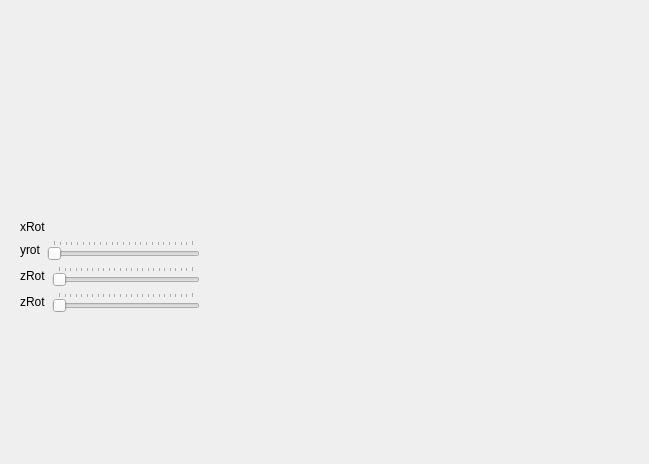
<?xml version="1.0" encoding="UTF-8"?>
<ui version="4.0">
 <class>Window</class>
 <widget class="QWidget" name="Window">
  <property name="geometry">
   <rect>
    <x>0</x>
    <y>0</y>
    <width>649</width>
    <height>464</height>
   </rect>
  </property>
  <property name="windowTitle">
   <string>Window</string>
  </property>
  <widget class="QWidget" name="">
   <property name="geometry">
    <rect>
     <x>9</x>
     <y>9</y>
     <width>202</width>
     <height>314</height>
    </rect>
   </property>
   <layout class="QVBoxLayout" name="verticalLayout">
    <item>
     <widget class="MyGLWidget" name="myGLWidget" native="true">
      <property name="minimumSize">
       <size>
        <width>200</width>
        <height>200</height>
       </size>
      </property>
     </widget>
    </item>
    <item>
     <layout class="QHBoxLayout" name="horizontalLayout_4">
      <item>
       <widget class="QLabel" name="label">
        <property name="text">
         <string>xRot</string>
        </property>
       </widget>
      </item>
     </layout>
    </item>
    <item>
     <layout class="QHBoxLayout" name="horizontalLayout_3">
      <item>
       <widget class="QLabel" name="label_2">
        <property name="text">
         <string>yrot</string>
        </property>
       </widget>
      </item>
      <item>
       <widget class="QSlider" name="rotYSlider">
        <property name="maximum">
         <number>360</number>
        </property>
        <property name="singleStep">
         <number>16</number>
        </property>
        <property name="pageStep">
         <number>15</number>
        </property>
        <property name="orientation">
         <enum>Qt::Horizontal</enum>
        </property>
        <property name="tickPosition">
         <enum>QSlider::TicksAbove</enum>
        </property>
        <property name="tickInterval">
         <number>15</number>
        </property>
       </widget>
      </item>
     </layout>
    </item>
    <item>
     <layout class="QHBoxLayout" name="horizontalLayout_2">
      <item>
       <widget class="QLabel" name="label_3">
        <property name="text">
         <string>zRot</string>
        </property>
       </widget>
      </item>
      <item>
       <widget class="QSlider" name="rotZSlider">
        <property name="maximum">
         <number>360</number>
        </property>
        <property name="singleStep">
         <number>16</number>
        </property>
        <property name="pageStep">
         <number>15</number>
        </property>
        <property name="orientation">
         <enum>Qt::Horizontal</enum>
        </property>
        <property name="tickPosition">
         <enum>QSlider::TicksAbove</enum>
        </property>
        <property name="tickInterval">
         <number>15</number>
        </property>
       </widget>
      </item>
     </layout>
    </item>
    <item>
     <layout class="QHBoxLayout" name="horizontalLayout">
      <item>
       <widget class="QLabel" name="label_4">
        <property name="text">
         <string>zRot</string>
        </property>
       </widget>
      </item>
      <item>
       <widget class="QSlider" name="rotZSlider_2">
        <property name="maximum">
         <number>360</number>
        </property>
        <property name="singleStep">
         <number>16</number>
        </property>
        <property name="pageStep">
         <number>15</number>
        </property>
        <property name="orientation">
         <enum>Qt::Horizontal</enum>
        </property>
        <property name="tickPosition">
         <enum>QSlider::TicksAbove</enum>
        </property>
        <property name="tickInterval">
         <number>15</number>
        </property>
       </widget>
      </item>
     </layout>
    </item>
   </layout>
  </widget>
 </widget>
 <layoutdefault spacing="6" margin="11"/>
 <customwidgets>
  <customwidget>
   <class>MyGLWidget</class>
   <extends>QWidget</extends>
   <header>myglwidget.h</header>
   <container>1</container>
   <slots>
    <slot>setXRotation(int)</slot>
    <slot>setZRotation(int)</slot>
    <slot>setYRotation(int)</slot>
   </slots>
  </customwidget>
 </customwidgets>
 <resources/>
 <connections>
  <connection>
   <sender>rotZSlider</sender>
   <signal>valueChanged(int)</signal>
   <receiver>myGLWidget</receiver>
   <slot>setZRotation(int)</slot>
   <hints>
    <hint type="sourcelabel">
     <x>229</x>
     <y>311</y>
    </hint>
    <hint type="destinationlabel">
     <x>227</x>
     <y>202</y>
    </hint>
   </hints>
  </connection>
  <connection>
   <sender>rotYSlider</sender>
   <signal>valueChanged(int)</signal>
   <receiver>myGLWidget</receiver>
   <slot>setYRotation(int)</slot>
   <hints>
    <hint type="sourcelabel">
     <x>153</x>
     <y>265</y>
    </hint>
    <hint type="destinationlabel">
     <x>156</x>
     <y>206</y>
    </hint>
   </hints>
  </connection>
 </connections>
</ui>
